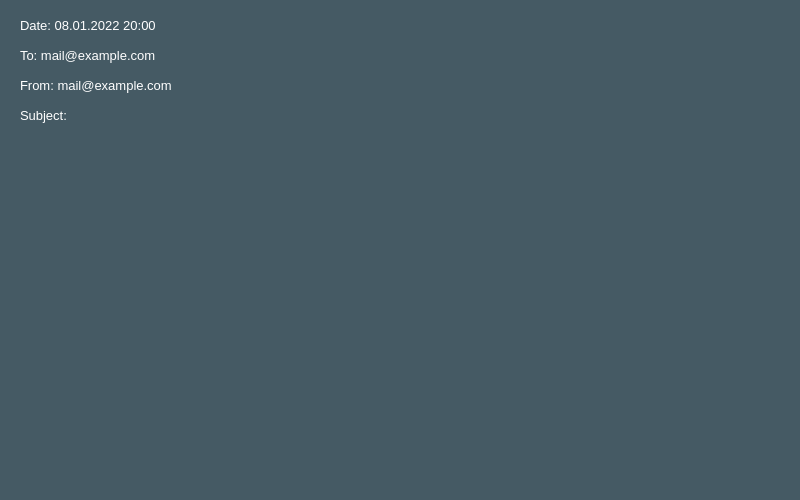
<?xml version="1.0" encoding="UTF-8"?>
<ui version="4.0">
 <class>Details</class>
 <widget class="QWidget" name="Details">
  <property name="geometry">
   <rect>
    <x>0</x>
    <y>0</y>
    <width>800</width>
    <height>500</height>
   </rect>
  </property>
  <property name="sizePolicy">
   <sizepolicy hsizetype="Fixed" vsizetype="Fixed">
    <horstretch>0</horstretch>
    <verstretch>0</verstretch>
   </sizepolicy>
  </property>
  <property name="minimumSize">
   <size>
    <width>800</width>
    <height>500</height>
   </size>
  </property>
  <property name="maximumSize">
   <size>
    <width>800</width>
    <height>500</height>
   </size>
  </property>
  <property name="windowTitle">
   <string>Form</string>
  </property>
  <widget class="QFrame" name="body">
   <property name="geometry">
    <rect>
     <x>0</x>
     <y>0</y>
     <width>800</width>
     <height>550</height>
    </rect>
   </property>
   <property name="sizePolicy">
    <sizepolicy hsizetype="Fixed" vsizetype="Fixed">
     <horstretch>0</horstretch>
     <verstretch>0</verstretch>
    </sizepolicy>
   </property>
   <property name="minimumSize">
    <size>
     <width>800</width>
     <height>550</height>
    </size>
   </property>
   <property name="maximumSize">
    <size>
     <width>800</width>
     <height>550</height>
    </size>
   </property>
   <property name="styleSheet">
    <string notr="true">background-color: #455A64;
border: none;
color: white;</string>
   </property>
   <property name="frameShape">
    <enum>QFrame::StyledPanel</enum>
   </property>
   <property name="frameShadow">
    <enum>QFrame::Raised</enum>
   </property>
   <widget class="QLabel" name="datelabel">
    <property name="geometry">
     <rect>
      <x>20</x>
      <y>10</y>
      <width>770</width>
      <height>31</height>
     </rect>
    </property>
    <property name="font">
     <font>
      <pointsize>10</pointsize>
     </font>
    </property>
    <property name="text">
     <string>Date: 08.01.2022 20:00</string>
    </property>
   </widget>
   <widget class="QTextBrowser" name="textlabel">
    <property name="geometry">
     <rect>
      <x>20</x>
      <y>140</y>
      <width>770</width>
      <height>351</height>
     </rect>
    </property>
   </widget>
   <widget class="QLabel" name="fromlabel">
    <property name="geometry">
     <rect>
      <x>20</x>
      <y>70</y>
      <width>771</width>
      <height>31</height>
     </rect>
    </property>
    <property name="font">
     <font>
      <pointsize>10</pointsize>
     </font>
    </property>
    <property name="text">
     <string>From: mail@example.com</string>
    </property>
   </widget>
   <widget class="QLabel" name="tolabel">
    <property name="geometry">
     <rect>
      <x>20</x>
      <y>40</y>
      <width>650</width>
      <height>31</height>
     </rect>
    </property>
    <property name="palette">
     <palette>
      <active>
       <colorrole role="WindowText">
        <brush brushstyle="SolidPattern">
         <color alpha="255">
          <red>255</red>
          <green>255</green>
          <blue>255</blue>
         </color>
        </brush>
       </colorrole>
       <colorrole role="Button">
        <brush brushstyle="SolidPattern">
         <color alpha="255">
          <red>69</red>
          <green>90</green>
          <blue>100</blue>
         </color>
        </brush>
       </colorrole>
       <colorrole role="Text">
        <brush brushstyle="SolidPattern">
         <color alpha="255">
          <red>255</red>
          <green>255</green>
          <blue>255</blue>
         </color>
        </brush>
       </colorrole>
       <colorrole role="ButtonText">
        <brush brushstyle="SolidPattern">
         <color alpha="255">
          <red>255</red>
          <green>255</green>
          <blue>255</blue>
         </color>
        </brush>
       </colorrole>
       <colorrole role="Base">
        <brush brushstyle="SolidPattern">
         <color alpha="255">
          <red>69</red>
          <green>90</green>
          <blue>100</blue>
         </color>
        </brush>
       </colorrole>
       <colorrole role="Window">
        <brush brushstyle="SolidPattern">
         <color alpha="255">
          <red>69</red>
          <green>90</green>
          <blue>100</blue>
         </color>
        </brush>
       </colorrole>
       <colorrole role="PlaceholderText">
        <brush brushstyle="SolidPattern">
         <color alpha="255">
          <red>255</red>
          <green>255</green>
          <blue>255</blue>
         </color>
        </brush>
       </colorrole>
      </active>
      <inactive>
       <colorrole role="WindowText">
        <brush brushstyle="SolidPattern">
         <color alpha="255">
          <red>255</red>
          <green>255</green>
          <blue>255</blue>
         </color>
        </brush>
       </colorrole>
       <colorrole role="Button">
        <brush brushstyle="SolidPattern">
         <color alpha="255">
          <red>69</red>
          <green>90</green>
          <blue>100</blue>
         </color>
        </brush>
       </colorrole>
       <colorrole role="Text">
        <brush brushstyle="SolidPattern">
         <color alpha="255">
          <red>255</red>
          <green>255</green>
          <blue>255</blue>
         </color>
        </brush>
       </colorrole>
       <colorrole role="ButtonText">
        <brush brushstyle="SolidPattern">
         <color alpha="255">
          <red>255</red>
          <green>255</green>
          <blue>255</blue>
         </color>
        </brush>
       </colorrole>
       <colorrole role="Base">
        <brush brushstyle="SolidPattern">
         <color alpha="255">
          <red>69</red>
          <green>90</green>
          <blue>100</blue>
         </color>
        </brush>
       </colorrole>
       <colorrole role="Window">
        <brush brushstyle="SolidPattern">
         <color alpha="255">
          <red>69</red>
          <green>90</green>
          <blue>100</blue>
         </color>
        </brush>
       </colorrole>
       <colorrole role="PlaceholderText">
        <brush brushstyle="SolidPattern">
         <color alpha="255">
          <red>255</red>
          <green>255</green>
          <blue>255</blue>
         </color>
        </brush>
       </colorrole>
      </inactive>
      <disabled>
       <colorrole role="WindowText">
        <brush brushstyle="SolidPattern">
         <color alpha="255">
          <red>255</red>
          <green>255</green>
          <blue>255</blue>
         </color>
        </brush>
       </colorrole>
       <colorrole role="Button">
        <brush brushstyle="SolidPattern">
         <color alpha="255">
          <red>69</red>
          <green>90</green>
          <blue>100</blue>
         </color>
        </brush>
       </colorrole>
       <colorrole role="Text">
        <brush brushstyle="SolidPattern">
         <color alpha="255">
          <red>255</red>
          <green>255</green>
          <blue>255</blue>
         </color>
        </brush>
       </colorrole>
       <colorrole role="ButtonText">
        <brush brushstyle="SolidPattern">
         <color alpha="255">
          <red>255</red>
          <green>255</green>
          <blue>255</blue>
         </color>
        </brush>
       </colorrole>
       <colorrole role="Base">
        <brush brushstyle="SolidPattern">
         <color alpha="255">
          <red>69</red>
          <green>90</green>
          <blue>100</blue>
         </color>
        </brush>
       </colorrole>
       <colorrole role="Window">
        <brush brushstyle="SolidPattern">
         <color alpha="255">
          <red>69</red>
          <green>90</green>
          <blue>100</blue>
         </color>
        </brush>
       </colorrole>
       <colorrole role="PlaceholderText">
        <brush brushstyle="SolidPattern">
         <color alpha="255">
          <red>255</red>
          <green>255</green>
          <blue>255</blue>
         </color>
        </brush>
       </colorrole>
      </disabled>
     </palette>
    </property>
    <property name="font">
     <font>
      <pointsize>10</pointsize>
      <kerning>true</kerning>
     </font>
    </property>
    <property name="styleSheet">
     <string notr="true">color: rgb(255, 255, 255);
</string>
    </property>
    <property name="text">
     <string>To: mail@example.com</string>
    </property>
    <property name="alignment">
     <set>Qt::AlignLeading|Qt::AlignLeft|Qt::AlignVCenter</set>
    </property>
   </widget>
   <widget class="QLabel" name="subjectlabel">
    <property name="geometry">
     <rect>
      <x>20</x>
      <y>100</y>
      <width>771</width>
      <height>31</height>
     </rect>
    </property>
    <property name="font">
     <font>
      <pointsize>10</pointsize>
     </font>
    </property>
    <property name="text">
     <string>Subject: </string>
    </property>
   </widget>
  </widget>
 </widget>
 <resources/>
 <connections/>
</ui>
